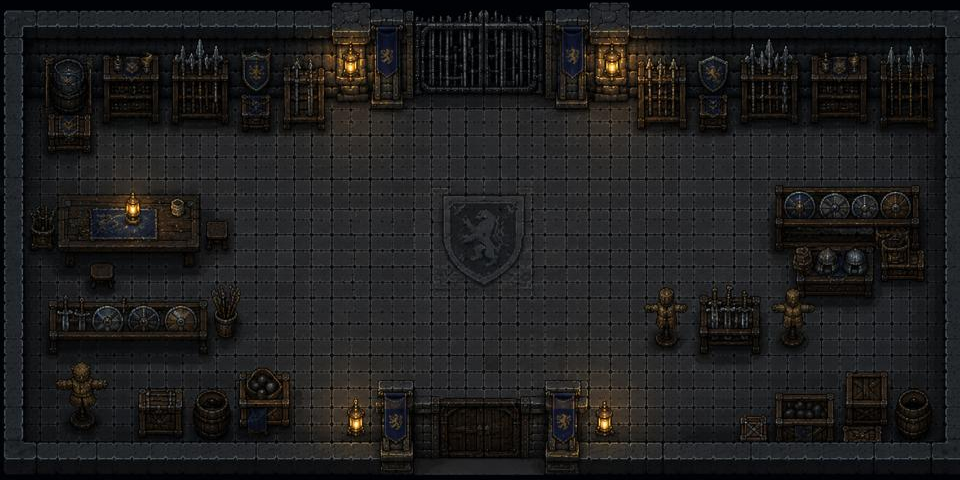

The image is a tile-based game level rendered from a .tmx file. Its description and complete source (layers, tilesets, objects, tile grids) follow:
An orthogonal 30x15 tile map with 32x32 px tiles, 3 tile layers (ground, decor, wall), 2 tilesets, 1 image layer and 7 objects (4x spawn, 2x exit).

<map version="1.10" tiledversion="1.12.1" orientation="orthogonal" renderorder="right-down" width="30" height="15" tilewidth="32" tileheight="32" infinite="0" nextlayerid="11" nextobjectid="15">
 <tileset firstgid="1" source="../tilesets/tiny-dungeon.tsx" />
 <tileset firstgid="133" source="../tilesets/realm-tiles.tsx" />
 <layer id="8" name="ground" width="30" height="15">
  <data encoding="csv">
49,49,49,49,49,49,49,49,49,49,49,49,49,49,49,133,133,19,49,49,49,49,49,49,49,49,49,49,134,134,
134,134,134,134,134,134,134,134,134,134,134,134,134,134,134,133,133,134,134,134,134,134,134,134,134,134,134,134,134,134,
134,134,134,134,134,134,134,134,134,134,134,134,134,134,134,133,133,134,134,134,134,134,134,134,134,134,134,134,134,134,
134,134,134,134,134,134,134,134,134,134,134,134,134,134,134,133,133,134,134,134,134,134,134,134,134,134,134,134,134,134,
134,134,134,134,134,134,134,134,134,134,134,134,134,134,134,133,133,134,134,134,134,134,134,134,134,134,134,134,134,134,
134,134,134,134,134,134,134,134,134,134,134,134,134,134,134,133,133,134,134,134,134,134,134,134,134,134,134,134,134,134,
134,134,134,134,134,134,134,134,134,134,134,134,134,134,134,133,133,134,134,134,134,134,134,134,134,134,134,134,134,134,
134,134,134,134,134,134,134,134,134,134,134,134,134,134,134,133,133,134,134,134,134,134,134,134,134,134,134,134,134,134,
134,134,134,134,134,134,134,134,134,134,134,134,134,134,133,133,133,134,134,134,134,134,134,134,134,134,134,134,134,134,
134,134,134,134,134,134,134,134,134,134,134,134,134,134,133,133,133,134,134,134,134,134,134,134,134,134,134,134,134,134,
134,134,134,134,134,134,134,134,134,134,134,134,134,134,133,133,133,134,134,134,134,134,134,134,134,134,134,134,134,134,
134,134,134,134,134,134,134,134,134,134,134,134,134,134,133,133,133,134,134,134,134,134,134,134,134,134,134,134,134,134,
134,134,134,134,134,134,134,134,134,134,134,134,134,134,133,133,133,134,134,134,134,134,134,134,134,134,134,134,134,134,
134,134,134,134,134,134,134,134,134,134,134,134,134,134,133,133,133,134,134,134,134,134,134,134,134,134,134,134,134,134,
134,134,134,134,134,134,134,134,134,134,134,134,134,134,133,133,133,134,134,134,134,134,134,134,134,134,134,134,134,134
</data>
 </layer>
 <layer id="5" name="decor" width="30" height="15">
  <data encoding="csv">
0,0,0,0,0,0,0,0,0,0,0,0,0,0,0,0,0,0,0,0,0,0,0,0,0,0,0,0,0,0,
0,0,0,0,0,0,0,0,0,0,0,0,0,0,0,0,0,0,0,0,0,0,0,0,0,0,0,0,0,0,
0,0,0,0,0,0,0,0,0,0,0,0,0,0,0,0,0,0,0,0,0,0,0,0,0,0,0,0,0,0,
0,0,0,0,0,0,0,0,0,0,0,0,0,0,0,0,0,0,0,0,0,0,0,0,0,0,0,0,0,0,
0,0,0,0,0,0,0,0,0,0,0,0,0,0,0,0,0,0,0,0,0,0,0,0,0,0,0,0,0,0,
0,0,0,0,0,0,0,0,0,0,0,0,0,0,0,0,0,0,0,0,0,0,0,0,0,0,0,0,0,0,
0,0,0,0,0,0,0,0,0,0,0,0,0,0,0,0,0,0,0,0,0,0,0,0,0,0,0,0,0,0,
0,0,0,0,0,0,0,0,0,0,0,0,0,0,0,97,0,0,0,0,0,0,0,0,0,0,0,0,0,0,
0,0,0,0,0,0,0,0,0,0,0,0,0,0,0,0,0,0,0,0,0,0,0,0,0,0,0,0,0,0,
0,0,0,0,0,0,0,0,0,0,0,0,0,0,0,0,0,0,0,0,0,0,0,0,0,0,0,0,0,0,
0,0,0,0,0,0,0,0,0,0,0,0,0,0,0,0,0,0,0,0,0,0,0,0,0,0,0,0,0,0,
0,0,0,0,0,0,0,0,0,0,0,0,0,0,0,0,0,0,0,0,0,0,0,0,0,0,0,0,0,0,
0,0,0,0,0,0,0,0,0,0,0,0,0,0,0,0,0,0,0,0,0,0,0,0,0,0,0,0,0,0,
0,0,0,0,0,0,0,0,0,0,0,0,0,0,0,0,0,0,0,0,0,0,0,0,0,0,0,0,0,0,
0,0,0,0,0,0,0,0,0,0,0,0,0,0,0,0,0,0,0,0,0,0,0,0,0,0,0,0,0,0
</data>
 </layer>
 <layer id="4" name="wall" width="30" height="15">
  <data encoding="csv">
38,38,38,38,38,38,38,38,38,38,38,38,38,38,19,0,0,19,38,38,38,38,38,38,38,38,38,38,38,38,
0,0,0,0,0,0,0,0,0,0,0,0,0,0,31,0,0,31,0,0,0,0,0,0,0,0,0,0,0,0,
0,0,0,0,0,0,0,0,0,0,0,0,0,0,0,0,0,0,0,0,0,0,0,0,0,0,0,0,0,0,
0,0,0,0,0,0,0,0,0,0,0,0,0,0,0,0,0,0,0,0,0,0,0,0,0,0,0,0,0,0,
0,0,0,0,0,0,0,0,0,0,0,0,0,0,0,0,0,0,0,0,0,0,0,0,0,0,0,0,0,0,
0,0,0,0,0,0,0,0,0,0,0,0,0,0,0,0,0,0,0,0,0,0,0,0,0,0,0,0,0,0,
0,0,0,0,0,0,0,0,0,0,0,0,0,0,0,0,0,0,0,0,0,0,0,0,0,0,0,0,0,0,
0,0,0,0,0,0,0,0,0,0,0,0,0,0,0,0,0,0,0,0,0,0,0,0,0,0,0,0,0,0,
0,0,0,0,0,0,0,0,0,0,0,0,0,0,0,0,0,0,0,0,0,0,0,0,0,0,0,0,0,0,
0,0,0,0,0,0,0,0,0,0,0,0,0,0,0,0,0,0,0,0,0,0,0,0,0,0,0,0,0,0,
0,0,0,0,0,0,0,0,0,0,0,0,0,0,0,0,0,0,0,0,0,0,0,0,0,0,0,0,0,0,
0,0,0,0,0,0,0,0,0,0,0,0,0,0,0,0,0,0,0,0,0,0,0,0,0,0,0,0,0,0,
0,0,0,0,0,0,0,0,0,0,0,0,0,0,0,0,0,0,0,0,0,0,0,0,0,0,0,0,0,0,
0,0,0,0,0,0,0,0,0,0,0,0,0,0,0,0,0,0,0,0,0,0,0,0,0,0,0,0,0,0,
0,0,0,0,0,0,0,0,0,0,0,0,0,0,0,0,0,0,0,0,0,0,0,0,0,0,0,0,0,0
</data>
 </layer>
 <imagelayer id="10" name="view" offsetx="-16.3475" offsety="-7.58512">
  <image source="../map_bg/guardroom.jpg" width="1000" height="500" />
 </imagelayer>
 <objectgroup id="3" name="objects">
  <object id="1" name="spawn-north" type="spawn" x="452.919" y="111.149" width="63.4753" height="36.1809">
   <properties>
    <property name="direction" value="north" />
   </properties>
  </object>
  <object id="2" name="spawn-south" type="spawn" x="453.163" y="352.941" width="60.3015" height="35.5462">
   <properties>
    <property name="direction" value="south" />
   </properties>
  </object>
  <object id="4" name="spawn-east" type="spawn" x="862.82" y="185.589" width="34.9114" height="79.9788">
   <properties>
    <property name="direction" value="east" />
   </properties>
  </object>
  <object id="7" name="spawn-default" type="spawn" x="283.27" y="195.266" width="57.7625" height="63.4753">
   <properties>
    <property name="direction" value="default" />
   </properties>
  </object>
  <object id="14" x="692.015" y="162.182" width="59.2426" height="56.758" rotation="359.041">
   <properties>
    <property name="npcId" value="guard" />
    <property name="type" value="npc" />
   </properties>
  </object>
  <object id="9" name="exit-to-garden" type="exit" x="429.618" y="16.8227" width="104.557" height="73.2909">
   <properties>
    <property name="direction" value="north" />
    <property name="targetRoomId" value="garden" />
   </properties>
  </object>
  <object id="11" name="exit-to-throne-hall" type="exit" x="433.242" y="411.578" width="93.922" height="46.0887">
   <properties>
    <property name="direction" value="south" />
    <property name="targetRoomId" value="throne-hall" />
   </properties>
  </object>
 </objectgroup>
</map>
